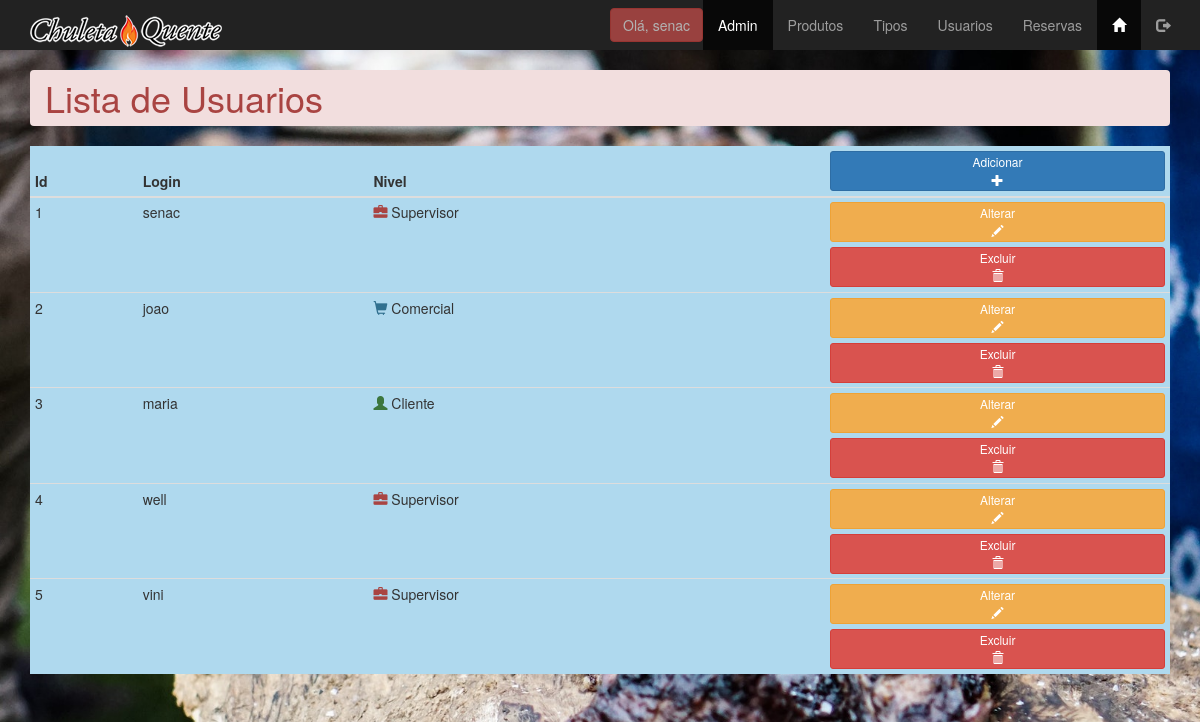
The app's page /admin/usuarios_lista.php (signed in) with its own data.
### tables this page shows
create table tbusuarios(
id_usuario int(11) primary key auto_increment  not null,
login_usuario varchar(30) not null unique,
senha_usuario varchar(8) not null,
id_nivel_usuario int(11) not null
);

create table tbnivel(
id_nivel int(11) primary key auto_increment not null,
nome_nivel varchar(20) not null
);

### admin/usuarios_lista.php (the view, shortened to what this page needs)
<?php
include('../connections/conn.php');
$consulta = "select u.id_usuario,
u.login_usuario,
u.id_nivel_usuario,
n.nome_nivel
from tbusuarios u
INNER JOIN tbnivel n on u.id_nivel_usuario = n.id_nivel";
$lista = $conn->query($consulta);
$linha = $lista->fetch_assoc();
?>
<!DOCTYPE html>
<html lang="pt-BR">
<head>
    <link rel="stylesheet" href="../css/bootstrap.min.css" type="text/css">
    <link rel="stylesheet" href="../css/meu_estilo.css" type="text/css">
</head>
<body class="fundofixo">
    <?php include('menu_adm.php'); ?>
    <main class="container">
    <h1 class="breadcrumb alert-danger">Lista de Usuarios</h1>
        <table class="table table-condensed table-hover tbopacidade" style="background-color: #afd9ee;">
            <thead>
                <th>Id</th>
                <th>Login</th>
                <th>Nivel</th>
                <th>
                    <a href="usuario_insere.php" class="btn btn-block btn-primary btn-xs">
                        <span class="hidden-xs">Adicionar<br></span>
                        <span class="glyphicon glyphicon-plus" aria-hidden="true"></span>
                    </a>
                </th>
            </thead>
            <tbody>
                <?php do { ?>
                    <tr>
                    <tr>
                         <td><?php echo $linha['id_usuario']; ?></td>
                        <td>
                            <span class="hidden-xs"><?php echo $linha['login_usuario'];?></span>
                        </td>
                        <td>
                            <?php
                            if ($linha['nome_nivel'] == 'Supervisor') {
                                echo ("<span class='glyphicon glyphicon-briefcase text-danger aria-hidden='true'></span>");
                            } else if($linha['nome_nivel'] == 'Comercial') {
                                echo ("<span class='glyphicon glyphicon-shopping-cart text-info aria-hidden='true'></span>");
                            } else if($linha['nome_nivel'] == 'Cliente'){
                                echo ("<span class='glyphicon glyphicon-user text-success aria-hidden='true'></span>");
                            } else{
                                echo ("<span class='glyphicon glyphicon-remove text-danger aria-hidden='true'></span>");
                            }
                            ?>
                            <?php echo $linha['nome_nivel']; ?>
                        </td>
                        <td>
                            <a href="usuario_atualiza.php?id_usuario=<?php echo $linha['id_usuario']; ?>" class="btn btn-warning btn-block btn-xs">
                                <span class="hidden-xs">Alterar <br></span>
                                <span class="glyphicon glyphicon-pencil" aria-hidden="true"></span>
                            </a>
                            <button class="btn btn-danger btn-block btn-xs delete"
                            role="button"
                            data-nome="<?php echo $linha['login_usuario'];?>"
                            data-id="<?php echo $linha['id_usuario'];?>">
                            <span class="hidden-xs">Excluir <br></span>
                            <span class="glyphicon glyphicon-trash" aria-hidden="true"></span>
                            </button>
                        </td>
                    </tr>
                <?php } while ($linha = $lista->fetch_assoc()); ?>
            </tbody>
        </table>
    </main>
</body>
</html>

### admin/menu_adm.php (shortened to what this page needs)
<!DOCTYPE html>
<html lang="pt-BR">
<head>
    <link rel="stylesheet" href="../css/bootstrap.min.css" type="text/css">
    <link rel="stylesheet" href="../css/meu_estilo.css" type="text/css">
</head>
<body>
    <nav class="nav navbar-inverse">
        <div class="container-fluid">
            <div class="navbar-header">
                <a href="index.php" class="navbar-brand">
                    <img src="../images/logochurrascopequeno.png" alt="">
                </a>
            </div>
            <div class="collapse navbar-collapse" id="defaultNavbar">
                <ul class="nav navbar-nav navbar-right">
                    <li>
                        <button type="button" class="btn btn-danger navbar-btn disabled">
                            Olá, <?php echo$_SESSION['login_usuario'];?>
                        </button>
                    </li>
                    <li class="active"><a href="index.php">Admin</a></li>
                    <li><a href="produtos_lista.php">Produtos</a></li>
                    <li><a href="tipos_lista.php">Tipos</a></li>
                    <li><a href="usuarios_lista.php">Usuarios</a></li>
                    <li><a href="../reserva/reserva_cliente.php">Reservas</a></li>
                    <li class="active"><a href="../index.php"><span class="glyphicon glyphicon-home"></span></a></li>
                    <li><a href="logut.php"><span class="glyphicon glyphicon-log-out"></span></a></li>
                </ul>
            </div>
        </div>
    </nav>
</body>
</html>

### css/meu_estilo.css (style rules this page uses)
.fundofixo { background: url(../images/carne.jpg) no-repeat fixed; -webkit-background-size:cover; background-size: cover; }

### records on screen
tbusuarios: id_usuario "1", login_usuario "senac", id_nivel_usuario.nome_nivel "Supervisor"
tbusuarios: id_usuario "2", login_usuario "joao", id_nivel_usuario.nome_nivel "Comercial"
tbusuarios: id_usuario "3", login_usuario "maria", id_nivel_usuario.nome_nivel "Cliente"
tbusuarios: id_usuario "4", login_usuario "well", id_nivel_usuario.nome_nivel "Supervisor"
tbusuarios: id_usuario "5", login_usuario "vini", id_nivel_usuario.nome_nivel "Supervisor"

### other values on screen
$_SESSION['login_usuario'] "senac"
